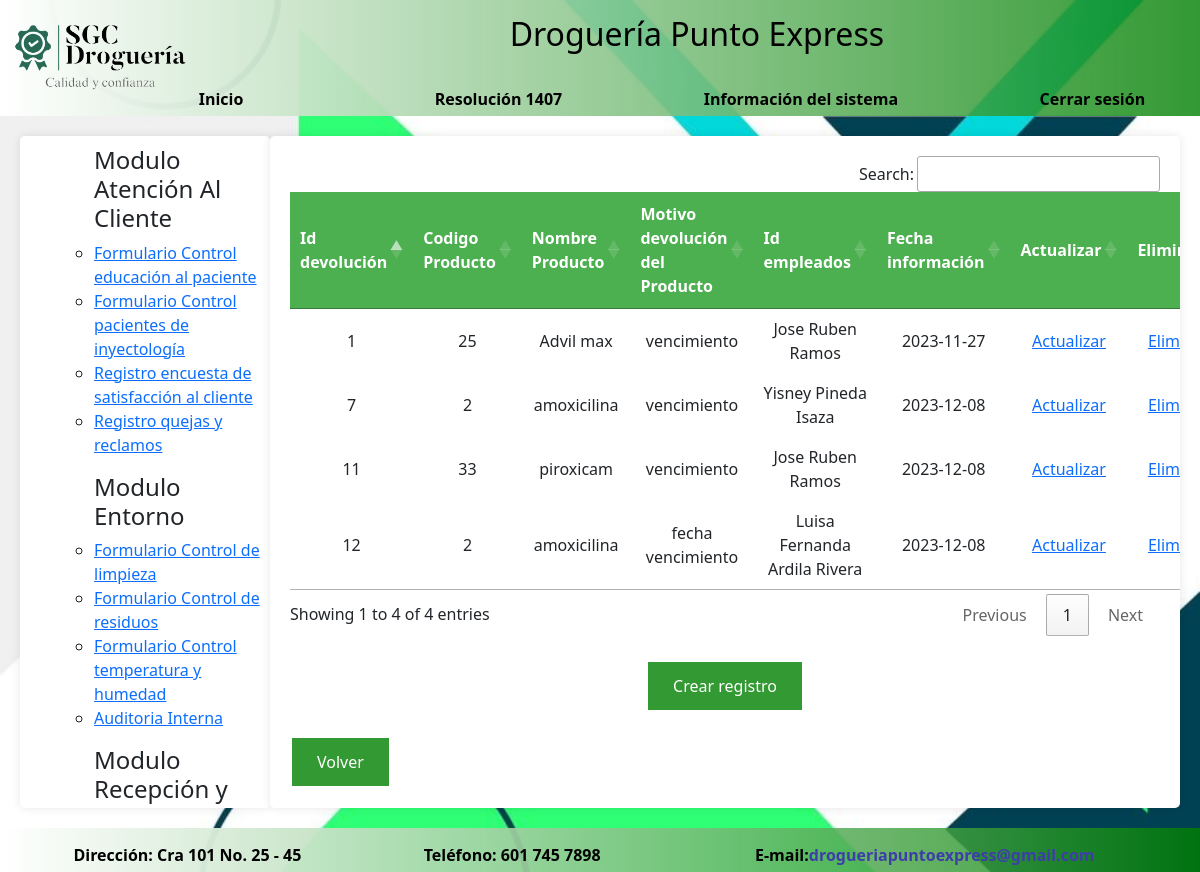
The page /devolucion.php (signed in) on the database its author committed.
### tables this page shows
CREATE TABLE `devolucion` (
  `Iddevolucion` int(5) NOT NULL,
  `codigo` int(11) NOT NULL,
  `nomproducto` varchar(50) NOT NULL,
  `motivodevolucion` text NOT NULL,
  `Idempleado` varchar(5) NOT NULL,
  `fecha` date NOT NULL DEFAULT current_timestamp()
);

CREATE TABLE `producto` (
  `codigo` int(11) NOT NULL,
  `nomproducto` varchar(50) NOT NULL,
  `lote` int(11) NOT NULL,
  `laboratorio` varchar(70) NOT NULL,
  `fechavenc` date NOT NULL
);

CREATE TABLE `empleados` (
  `Idempleados` varchar(5) NOT NULL DEFAULT 'E',
  `nomempleado` varchar(50) NOT NULL,
  `cedula` int(11) NOT NULL
);

### devolucion.php (the view, shortened to what this page needs)
<!DOCTYPE html>
<html lang="es">
<head>
    <link rel="stylesheet" href="EstiloMP.css">
    <link href="https://cdn.jsdelivr.net/npm/bootstrap@5.3.2/dist/css/bootstrap.min.css" rel="stylesheet">
    <link rel="stylesheet" href="https://cdn.datatables.net/1.13.7/css/jquery.dataTables.min.css">
    <link rel="stylesheet" href="https://cdn.datatables.net/buttons/2.4.2/css/buttons.dataTables.min.css">
</head>
<body>
<header id="header">
<img src="imagen/LogoSGC.png" align="left" height="100">
<h2>Droguería Punto Express</h2>
<br>
<div id="superior">
<a id = "inicio" href="u_inicio.php">Inicio</a>
<a id = "superior1" href="u_resolucion1407.php">Resolución 1407</a>
<a id= "superior1" href="u_sistemainf.php">Información del sistema</a>
<a id="cerrar" href="u_cerrarsesion.php">Cerrar sesión</a>
</header>
<div id="contenido">
    <div id="lateral">
    <nav>
            <ol>
		    <ul><h4>Modulo Atenci&oacute;n Al Cliente</h4>
			<li><a href="educacion.php">Formulario Control educaci&oacute;n al paciente</a></li>
			<li><a href="inyectologia.php">Formulario Control pacientes de inyectolog&iacute;a</a></li>
            <li><a href="rencuesta.php">Registro encuesta de satisfacci&oacute;n al cliente</a></li>
            <li><a href="qr.php">Registro quejas y reclamos</a></li>
			</ul>
            </ol>
        </nav>
        <nav>
            <ol>
		    <ul><h4>Modulo Entorno</h4>
			<li><a href="limpieza.php">Formulario Control de limpieza</a></li>
            <li><a href="residuos.php">Formulario Control de residuos</a></li>
			<li><a href="temperatura.php">Formulario Control temperatura y humedad</a></li>
            <li><a href="auditoria.php">Auditoria Interna</a></li>
			</ul>
            </ol>
        </nav>
        <nav>
            <ol>
		    <ul><h4>Modulo Recepci&oacute;n y devoluci&oacute;n de medicamentos</h4>
			</ul>
            </ol>
        </nav>
    </div>
<main id="contenidos">
<?php
include_once ("conexion.php");
?>
<table id="devolucion">
<thead>
<tr>
<th>Id devoluci&oacute;n</th>
<th>Codigo Producto</th>
<th>Nombre Producto</th>
<th>Motivo devoluci&oacute;n del Producto</th>
<th>Id empleados</th>
<th>Fecha informaci&oacute;n</th>
<th>Actualizar</th>
<th>Eliminar</th>
</tr>
</thead>
<tbody>
<?php
$sql = mysqli_query($conn, "SELECT * FROM devolucion
INNER JOIN empleados ON devolucion.Idempleado = empleados.Idempleados
INNER JOIN producto ON devolucion.codigo = producto.codigo
");
while($row=mysqli_fetch_assoc($sql)){?>
        <tr>
        <td><?php echo $row ["Iddevolucion"];?></td>
        <td><?php echo $row ["codigo"];?></td>
        <td><?php echo $row ["nomproducto"];?></td>
        <td><?php echo $row ["motivodevolucion"];?></td>
        <td><?php echo $row ["nomempleado"];?></td>
        <td><?php echo $row ["fecha"];?></td>
        <td><a href="devdactualizar.php?Iddevolucion=<?php echo $row ["Iddevolucion"];?>">Actualizar</a></td>
        <td><a href="develiminar.php?Iddevolucion=<?php echo $row ["Iddevolucion"];?>">Eliminar</a></td>
        </tr>
<?php    }
?>
</tbody>
</table>
<br>
<form action="devolucionc.php" method="post">
    <center>
<button type="submit">Crear registro</button>
</center>
</form> <br>
<form action="u_inicio.php">
<button type="submit">Volver</button>
</form>
</main>
</div>
<footer id="footer">
      <center>
        <table id="inferior"><tr>
			<td id="inferior1">Direcci&oacute;n: Cra 101 No. 25 - 45</td>
			<td id="inferior1">Tel&eacute;fono: 601 745 7898</td>
			<td id="inferior1">E-mail:<a href="mailto:drogueriapuntoexpress@gmail.com">drogueriapuntoexpress@gmail.com</a></td>
		</tr></table>
       </center>
</footer>
</body>
</html>

### EstiloMP.css (style rules this page uses)
body { background-image: url("imagen/fondo.jpg"); background-size: cover; background-repeat: no-repeat; background-attachment: fixed; background-color: #b0e57c; font-family: 'Arial', 'Helvetica', sans-serif; margin: 0; padding: 0; min-height: 100%; display: flex; flex-direction: column; }
#header { padding: 5px; background: linear-gradient(to right, white, rgba(0, 128, 0, 0.8) ); color: black; }
#header h2 { margin: 0; text-align: center; padding: 10px 0; vertical-align: middle; align-items: center; }
#superior { display: flex; justify-content: space-between; }
#superior a { margin: 0 px; text-decoration: none; color: #000; font-weight: bold; }
#cerrar { margin-right: 5%; }
#inicio { margin-right: 5%; }
button { background-color: rgba(0, 128, 0, 0.8); color: #ffffff; padding: 12px 25px; border: 2px solid; border-radius: 8px; cursor: pointer; font-size: 13px; text-transform: uppercase; transition: background-color 0.3s ease; align-content: center; }
#contenido { display: flex; justify-content: space-between; align-items: flex-start; margin: 20px; }
#lateral, #contenidos { flex-basis: 250px; background-color: #fff; padding: 10px; border-radius: 5px; box-shadow: 0px 0px 10px rgba(0, 0, 0, 0.1); height: calc(100vh - 200px); overflow: auto; }
#contenidos { flex-basis: calc(100% - 250px); background-color: #fff; padding: 20px; border-radius: 5px; box-shadow: 0px 0px 10px rgba(0, 0, 0, 0.1); height: calc(100vh - 200px); overflow: auto; }
#footer { justify-content: space-between; padding: 5px; background: linear-gradient(to right, white, rgba(0, 128, 0, 0.8) ); color: black; width: 100%; }
#inferior td { padding: 0 2px; color : black; font-weight: bold; }
#footer a { text-decoration: none; color:rgb(62, 62, 170); font-weight: bold; }
table { border-collapse: collapse; width: 100%; margin-top: 10px; }
th, td { border: 1px solid #ddd; padding: 5px; text-align: center; }
th { background-color: #4CAF50; color: #fff; }

### rows shown on the page
devolucion: Iddevolucion "1", codigo.codigo "25", codigo.nomproducto "Advil max", motivodevolucion "vencimiento", Idempleado.nomempleado "Jose Ruben Ramos", fecha "2023-11-27"
devolucion: Iddevolucion "7", codigo.codigo "2", codigo.nomproducto "amoxicilina", motivodevolucion "vencimiento", empleados.nomempleado "Yisney Pineda Isaza", fecha "2023-12-08"
devolucion: Iddevolucion "11", codigo.codigo "33", codigo.nomproducto "piroxicam", motivodevolucion "vencimiento", empleados.nomempleado "Jose Ruben Ramos", fecha "2023-12-08"
devolucion: Iddevolucion "12", codigo.codigo "2", codigo.nomproducto "amoxicilina", motivodevolucion "fecha vencimiento", Idempleado.nomempleado "Luisa Fernanda Ardila Rivera", fecha "2023-12-08"
